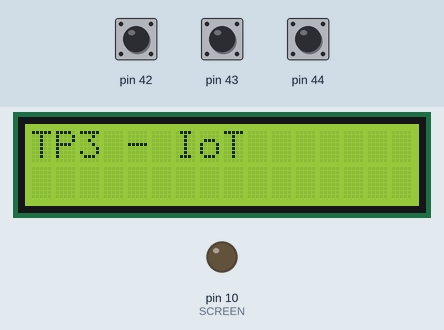
The program below on a simulated Arduino Mega 2560, built with avr-gcc and run on an emulated ATmega2560. On the bench: 16×2 character LCD, output pins drawn as LEDs (lit = HIGH). The test bench sets the inputs (shaded band); at power-on: pin 42 HIGH, pin 43 HIGH, pin 44 HIGH.

Above: at 6.3 s.
6.4 s: pin 42 pulled LOW for 0.15 s
At 7.6 s:
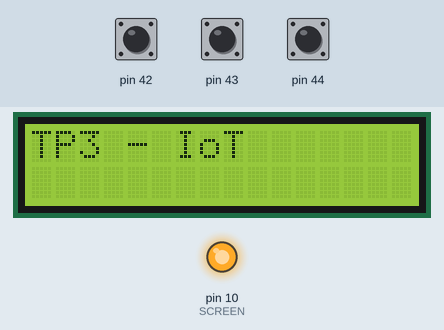
Timing chart, 0 to 13.1 s (numbered marks = the images above; inputs shaded):
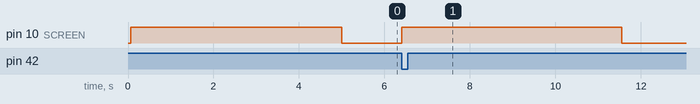

The program:

main.cpp
```cpp
#include <Arduino.h>
#include <LiquidCrystal.h>
#include "buttons.h"

const byte RS = 8;
const byte ENABLE = 9;
const byte D4 = 4;
const byte D5 = 5;
const byte D6 = 6;
const byte D7 = 7;
const byte SCREEN = 10; // Backlight

LiquidCrystal lcd(RS, ENABLE, D4, D5, D6, D7);

const byte COLS = 16;
const byte ROWS = 2;

unsigned long prevTime = 0;
const int SLEEP_DELAY = 5000;

// Variables pour les modes et les programmes
const char *MODES[] = {"Mode manuel", "Mode automatique"};

enum selMode_t
{
    MANUAL, // 0
    AUTO    // 1
};

byte selPgm = 1;

selMode_t selMode = MANUAL;

boolean btnWake_isBeingPressed = false;
boolean btnMode_isBeingPressed = false;
boolean btnPgm_isBeingPressed = false;
button_t btnWake = {42, &btnWake_isBeingPressed};
button_t btnMode = {43, &btnMode_isBeingPressed};
button_t btnPgm = {44, &btnPgm_isBeingPressed};

void displayMode(LiquidCrystal lcd, selMode_t selMode)
{
    lcd.clear();
    delay(100);
    lcd.setCursor(0, 0);
    lcd.print(MODES[selMode]);
}

void displayPgm(LiquidCrystal lcd, selMode_t selMode, int selPgm)
{
    if (selMode == AUTO)
    {
        lcd.setCursor(0, 1);
        lcd.write("PGM");
        selPgm < 10 && lcd.write("0");
        lcd.print(selPgm);
    }
    else
    {
        lcd.setCursor(0, 1);
        lcd.write("     ");
    }
}

void setup()
{
    lcd.begin(COLS, ROWS);
    pinMode(SCREEN, OUTPUT);

    pinMode(btnWake.pin, INPUT_PULLUP);
    pinMode(btnMode.pin, INPUT_PULLUP);
    pinMode(btnPgm.pin, INPUT_PULLUP);

    Serial.begin(115200);
    lcd.write("TP3 - IoT");
    digitalWrite(SCREEN, HIGH);
    delay(2000);
    displayMode(lcd, selMode);
}

void loop()
{
    // Éteins l'écran après 5 secondes d'inactivité
    if (millis() - prevTime > SLEEP_DELAY)
    {
        digitalWrite(SCREEN, LOW);
    }

    while (isMaintained(btnWake))
    {
        digitalWrite(SCREEN, HIGH);
        prevTime = millis();
        if (isPressed(btnMode))
        {
            selMode = selMode == AUTO ? MANUAL : AUTO;
            displayMode(lcd, selMode);
            displayPgm(lcd, selMode, selPgm);
        }
        if (isPressed(btnPgm) && selMode == AUTO)
        {
            selPgm = (selPgm % 12) + 1; // Min 1, max 12
            displayPgm(lcd, selMode, selPgm);
        }
        delay(10);
    }

    delay(10);
}
```

buttons.h
```cpp
#include <Arduino.h>

// Création d'un type pour les boutons, permettant de retenir leur état
typedef struct
{
    byte pin;
    boolean *isPressed;
} button_t;

/**
 * @brief Vérifie l'appui d'un bouton. Ne renvoie `true` qu'une fois par appui.
 * @param button Un objet de type button_t
 * @return `true` quand le bouton vient d'être pressé
 */
boolean isPressed(button_t button)
{
    if (!digitalRead(button.pin) && !*(button.isPressed))
    {
        return *(button.isPressed) = true;
    }
    else if (digitalRead(button.pin) && *(button.isPressed))
    {
        return *(button.isPressed) = false;
    }
    else
    {
        return false;
    }
}

/**
 * @brief Vérifie si un bouton branché en INPUT_PULLUP est appuyé ou relâché.
 * @param button Le bouton à vérifier.
 * @param wiringMode INPUT ou INPUT_PULLUP (par défaut : INPUT_PULLUP).
 * @return `true` si le bouton est appuyé.
 */
boolean isMaintained(button_t button, uint8_t wiringMode = INPUT_PULLUP)
{
    if (wiringMode == INPUT_PULLUP)
    {
        return !digitalRead(button.pin);
    }
    else
    {
        return digitalRead(button.pin);
    }
}
```

Measured:
- after the input at 6.4 s, pin 10 (SCREEN): LOW → HIGH at once, → LOW 5.2 s later
